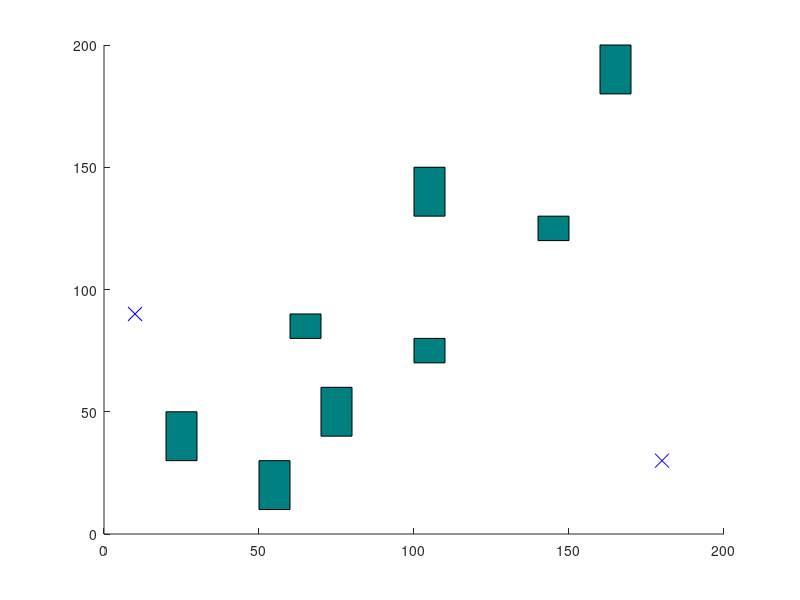

Here is the MATLAB script that generated this plot: (Note: this script raises an error after producing the figure.)
%Define Boundary for the global plan
Xminglobal=0;
Xmaxglobal=200;
Yminglobal=0;
Ymaxglobal=200;
statobs1=[20 30 10 20];
rectangle('Position',statobs1,'FaceColor',[0 .5 .5]);
hold on
axis([0 200 0 200])


statobs2=[50 10 10 20];
rectangle('Position',statobs2,'FaceColor',[0 .5 .5]);
hold on
axis([0 200 0 200])

statobs3=[70 40 10 20];
rectangle('Position',statobs3,'FaceColor',[0 .5 .5]);
hold on
axis([0 200 0 200])

statobs4=[60 80 10 10];
rectangle('Position',statobs4,'FaceColor',[0 .5 .5]);
hold on
axis([0 200 0 200])

statobs5=[160 180 10 20];
rectangle('Position',statobs5,'FaceColor',[0 .5 .5]);
hold on
axis([0 200 0 200])

statobs6=[100 130 10 20];
rectangle('Position',statobs6,'FaceColor',[0 .5 .5]);
hold on
axis([0 200 0 200])

statobs7=[100 70 10 10];
rectangle('Position',statobs7,'FaceColor',[0 .5 .5]);
hold on
axis([0 200 0 200])

statobs8=[140 120 10 10];
rectangle('Position',statobs8,'FaceColor',[0 .5 .5]);
hold on
axis([0 200 0 200])
START_X=10;
START_Y=90;
GOAL_X=180;
GOAL_Y=30;
k=plot(START_X,START_Y,'bx','MarkerSize',10);
set(k,'XData',START_X,'YData',START_Y);
u=plot(GOAL_X,GOAL_Y,'bx','MarkerSize',10);
set(u,'XData',GOAL_X,'YData',GOAL_Y);
grid_len=10;

MAP_IDX=1;

for i=0:grid_len:Xmaxglobal
    for j=0:grid_len:Ymaxglobal
       %{
        if i==0
            i=1
        end
        
        if j==0
            j=1
        end
        %}
        MAP(MAP_IDX, 1)=i;
        MAP(MAP_IDX, 2)=j;
        MAP(MAP_IDX, 3)=2;
        MAP_IDX=MAP_IDX+1;
    end
    %disp('yo in here');
end
MAP_IDX=MAP_IDX-1;

OPEN=[];
CLOSED=[];
CLOSED_IDX=1;
OPEN_IDX=1;

OBS_COORD_LIST=[];
OBS_IDX=1;
OBS_COORD_LIST(OBS_IDX, 1)=statobs1(1);OBS_COORD_LIST(OBS_IDX, 2)=statobs1(2);% 20,30
OBS_IDX=OBS_IDX+1;
OBS_COORD_LIST(OBS_IDX, 1)=statobs1(1)+statobs1(3);OBS_COORD_LIST(OBS_IDX, 2)=statobs1(2)+statobs1(4);% 30,50
OBS_IDX=OBS_IDX+1;
OBS_COORD_LIST(OBS_IDX, 1)=statobs1(1)+10;OBS_COORD_LIST(OBS_IDX, 2)=statobs1(2);% 30,30
OBS_IDX=OBS_IDX+1;
OBS_COORD_LIST(OBS_IDX, 1)=statobs1(1)+10;OBS_COORD_LIST(OBS_IDX, 2)=statobs1(2)+10;% 30,40
OBS_IDX=OBS_IDX+1;
OBS_COORD_LIST(OBS_IDX, 1)=statobs1(1);OBS_COORD_LIST(OBS_IDX, 2)=statobs1(2)+10;% 20,40
OBS_IDX=OBS_IDX+1;
OBS_COORD_LIST(OBS_IDX, 1)=statobs1(1);OBS_COORD_LIST(OBS_IDX, 2)=statobs1(2)+20;% 20,40
OBS_IDX=OBS_IDX+1;
%obstacle 2
OBS_COORD_LIST(OBS_IDX, 1)=statobs2(1);OBS_COORD_LIST(OBS_IDX, 2)=statobs2(2);% 20,30
OBS_IDX=OBS_IDX+1;
OBS_COORD_LIST(OBS_IDX, 1)=statobs2(1)+statobs2(3);OBS_COORD_LIST(OBS_IDX, 2)=statobs2(2)+statobs2(4);% 30,50
OBS_IDX=OBS_IDX+1;
OBS_COORD_LIST(OBS_IDX, 1)=statobs2(1)+10;OBS_COORD_LIST(OBS_IDX, 2)=statobs2(2);% 30,30
OBS_IDX=OBS_IDX+1;
OBS_COORD_LIST(OBS_IDX, 1)=statobs2(1)+10;OBS_COORD_LIST(OBS_IDX, 2)=statobs2(2)+10;% 30,40
OBS_IDX=OBS_IDX+1;
OBS_COORD_LIST(OBS_IDX, 1)=statobs2(1);OBS_COORD_LIST(OBS_IDX, 2)=statobs2(2)+10;% 20,40
OBS_IDX=OBS_IDX+1;
OBS_COORD_LIST(OBS_IDX, 1)=statobs2(1);OBS_COORD_LIST(OBS_IDX, 2)=statobs2(2)+20;% 20,40
OBS_IDX=OBS_IDX+1;
%obstacle 3
OBS_COORD_LIST(OBS_IDX, 1)=statobs3(1);OBS_COORD_LIST(OBS_IDX, 2)=statobs3(2);% 20,30
OBS_IDX=OBS_IDX+1;
OBS_COORD_LIST(OBS_IDX, 1)=statobs3(1)+statobs3(3);OBS_COORD_LIST(OBS_IDX, 2)=statobs3(2)+statobs3(4);% 30,50
OBS_IDX=OBS_IDX+1;
OBS_COORD_LIST(OBS_IDX, 1)=statobs3(1)+10;OBS_COORD_LIST(OBS_IDX, 2)=statobs3(2);% 30,30
OBS_IDX=OBS_IDX+1;
OBS_COORD_LIST(OBS_IDX, 1)=statobs3(1)+10;OBS_COORD_LIST(OBS_IDX, 2)=statobs3(2)+10;% 30,40
OBS_IDX=OBS_IDX+1;
OBS_COORD_LIST(OBS_IDX, 1)=statobs3(1);OBS_COORD_LIST(OBS_IDX, 2)=statobs3(2)+10;% 20,40
OBS_IDX=OBS_IDX+1;
OBS_COORD_LIST(OBS_IDX, 1)=statobs3(1);OBS_COORD_LIST(OBS_IDX, 2)=statobs3(2)+20;% 20,40
OBS_IDX=OBS_IDX+1;
%obstacle 4
OBS_COORD_LIST(OBS_IDX, 1)=statobs4(1);OBS_COORD_LIST(OBS_IDX, 2)=statobs4(2);% 20,30
OBS_IDX=OBS_IDX+1;
OBS_COORD_LIST(OBS_IDX, 1)=statobs4(1)+statobs4(3);OBS_COORD_LIST(OBS_IDX, 2)=statobs4(2)+statobs4(4);% 30,50
OBS_IDX=OBS_IDX+1;
OBS_COORD_LIST(OBS_IDX, 1)=statobs4(1)+10;OBS_COORD_LIST(OBS_IDX, 2)=statobs4(2);% 30,30
OBS_IDX=OBS_IDX+1;
OBS_COORD_LIST(OBS_IDX, 1)=statobs4(1)+10;OBS_COORD_LIST(OBS_IDX, 2)=statobs4(2)+10;% 30,40
OBS_IDX=OBS_IDX+1;
OBS_COORD_LIST(OBS_IDX, 1)=statobs4(1);OBS_COORD_LIST(OBS_IDX, 2)=statobs4(2)+10;% 20,40
OBS_IDX=OBS_IDX+1;
OBS_COORD_LIST(OBS_IDX, 1)=statobs4(1);OBS_COORD_LIST(OBS_IDX, 2)=statobs4(2)+10;% 20,40
OBS_IDX=OBS_IDX+1;
%obstacle 5
OBS_COORD_LIST(OBS_IDX, 1)=statobs5(1);OBS_COORD_LIST(OBS_IDX, 2)=statobs5(2);% 20,30
OBS_IDX=OBS_IDX+1;
OBS_COORD_LIST(OBS_IDX, 1)=statobs5(1)+statobs5(3);OBS_COORD_LIST(OBS_IDX, 2)=statobs5(2)+statobs5(4);% 30,50
OBS_IDX=OBS_IDX+1;
OBS_COORD_LIST(OBS_IDX, 1)=statobs5(1)+10;OBS_COORD_LIST(OBS_IDX, 2)=statobs5(2);% 30,30
OBS_IDX=OBS_IDX+1;
OBS_COORD_LIST(OBS_IDX, 1)=statobs5(1)+10;OBS_COORD_LIST(OBS_IDX, 2)=statobs5(2)+10;% 30,40
OBS_IDX=OBS_IDX+1;
OBS_COORD_LIST(OBS_IDX, 1)=statobs5(1);OBS_COORD_LIST(OBS_IDX, 2)=statobs5(2)+10;% 20,40
OBS_IDX=OBS_IDX+1;
OBS_COORD_LIST(OBS_IDX, 1)=statobs5(1);OBS_COORD_LIST(OBS_IDX, 2)=statobs5(2)+20;% 20,40
OBS_IDX=OBS_IDX+1;
%obstacle 6
OBS_COORD_LIST(OBS_IDX, 1)=statobs6(1);OBS_COORD_LIST(OBS_IDX, 2)=statobs6(2);% 20,30
OBS_IDX=OBS_IDX+1;
OBS_COORD_LIST(OBS_IDX, 1)=statobs6(1)+statobs6(3);OBS_COORD_LIST(OBS_IDX, 2)=statobs6(2)+statobs6(4);% 30,50
OBS_IDX=OBS_IDX+1;
OBS_COORD_LIST(OBS_IDX, 1)=statobs6(1)+10;OBS_COORD_LIST(OBS_IDX, 2)=statobs6(2);% 30,30
OBS_IDX=OBS_IDX+1;
OBS_COORD_LIST(OBS_IDX, 1)=statobs6(1)+10;OBS_COORD_LIST(OBS_IDX, 2)=statobs6(2)+10;% 30,40
OBS_IDX=OBS_IDX+1;
OBS_COORD_LIST(OBS_IDX, 1)=statobs6(1);OBS_COORD_LIST(OBS_IDX, 2)=statobs6(2)+10;% 20,40
OBS_IDX=OBS_IDX+1;
OBS_COORD_LIST(OBS_IDX, 1)=statobs6(1);OBS_COORD_LIST(OBS_IDX, 2)=statobs6(2)+20;% 20,40
OBS_IDX=OBS_IDX+1;
%obstacle 7
OBS_COORD_LIST(OBS_IDX, 1)=statobs7(1);OBS_COORD_LIST(OBS_IDX, 2)=statobs7(2);% 20,30
OBS_IDX=OBS_IDX+1;
OBS_COORD_LIST(OBS_IDX, 1)=statobs7(1)+statobs7(3);OBS_COORD_LIST(OBS_IDX, 2)=statobs7(2)+statobs7(4);% 30,50
OBS_IDX=OBS_IDX+1;
OBS_COORD_LIST(OBS_IDX, 1)=statobs7(1)+10;OBS_COORD_LIST(OBS_IDX, 2)=statobs7(2);% 30,30
OBS_IDX=OBS_IDX+1;
OBS_COORD_LIST(OBS_IDX, 1)=statobs7(1)+10;OBS_COORD_LIST(OBS_IDX, 2)=statobs7(2)+10;% 30,40
OBS_IDX=OBS_IDX+1;
OBS_COORD_LIST(OBS_IDX, 1)=statobs7(1);OBS_COORD_LIST(OBS_IDX, 2)=statobs7(2)+10;% 20,40
OBS_IDX=OBS_IDX+1;
OBS_COORD_LIST(OBS_IDX, 1)=statobs7(1);OBS_COORD_LIST(OBS_IDX, 2)=statobs7(2)+10;% 20,40
%obstacle 8
OBS_COORD_LIST(OBS_IDX, 1)=statobs8(1);OBS_COORD_LIST(OBS_IDX, 2)=statobs8(2);% 20,30
OBS_IDX=OBS_IDX+1;
OBS_COORD_LIST(OBS_IDX, 1)=statobs8(1)+statobs8(3);OBS_COORD_LIST(OBS_IDX, 2)=statobs8(2)+statobs8(4);% 30,50
OBS_IDX=OBS_IDX+1;
OBS_COORD_LIST(OBS_IDX, 1)=statobs8(1)+10;OBS_COORD_LIST(OBS_IDX, 2)=statobs8(2);% 30,30
OBS_IDX=OBS_IDX+1;
OBS_COORD_LIST(OBS_IDX, 1)=statobs8(1)+10;OBS_COORD_LIST(OBS_IDX, 2)=statobs8(2)+10;% 30,40
OBS_IDX=OBS_IDX+1;
OBS_COORD_LIST(OBS_IDX, 1)=statobs8(1);OBS_COORD_LIST(OBS_IDX, 2)=statobs8(2)+10;% 20,40
OBS_IDX=OBS_IDX+1;
OBS_COORD_LIST(OBS_IDX, 1)=statobs8(1);OBS_COORD_LIST(OBS_IDX, 2)=statobs8(2)+10;% 20,40



Optimal_path=a_star(OPEN, CLOSED, OPEN_IDX, CLOSED_IDX, OBS_COORD_LIST, OBS_IDX, MAP, MAP_IDX, START_X, START_Y, GOAL_X, GOAL_Y, Xminglobal, Xmaxglobal, Yminglobal, Ymaxglobal);

Optimal_path=flipud(Optimal_path);
path=[];

%state lattice primitive decision
curr_heading=0;
TurnRadius = 2;   
PathStep = -1;   
t1=0;
t2=5;
v1=4;
v2=4;
Optimal_path(1,3)=0;
Optimal_path(1,4)=0;
manu='x';

%dynamic obs path
obsx0=130;
obsy0=120;
obsvx0= 0;
obsvy0=-90/60;
dt=0.1;
DYN_IDX=1;

for tobs=0:dt:70
    obsx0=obsx0 + obsvx0*dt;
    obsy0=obsy0 + obsvy0*dt;
    %disp(obsy0);
    
    dyn_obs_path(DYN_IDX,1)= obsx0;
    dyn_obs_path(DYN_IDX,2)= obsy0;
    dyn_obs_path(DYN_IDX,3)= tobs;
    
    DYN_IDX=DYN_IDX+1;
    
    
end

for OPT_IDX=1:size(Optimal_path,1)-1
    
    Optimal_path(OPT_IDX,4)=t1;

        disp(OPT_IDX);
disp('!!!!!!!!!!!!!!!');
if OPT_IDX<size(Optimal_path,1)-1

[manu, next_manu]=find_direction(Optimal_path(OPT_IDX,1),Optimal_path(OPT_IDX,2),Optimal_path(OPT_IDX+1,1),Optimal_path(OPT_IDX+1,2),Optimal_path(OPT_IDX+2,1),Optimal_path(OPT_IDX+2,2)); 
disp(manu);
disp(next_manu);
disp('------------------');
next_heading=find_heading(manu,next_manu);
Optimal_path(OPT_IDX+1,3)=next_heading;
%path=dubins_curve([Optimal_path(OPT_IDX,1) Optimal_path(OPT_IDX,2) Optimal_path(OPT_IDX,3)]  ,[Optimal_path(OPT_IDX+1,1) Optimal_path(OPT_IDX+1,2) Optimal_path(OPT_IDX+1,3)], TurnRadius, PathStep);
temp_path=non_holo_path(Optimal_path(OPT_IDX,1), Optimal_path(OPT_IDX,2), Optimal_path(OPT_IDX,3), Optimal_path(OPT_IDX+1,1), Optimal_path(OPT_IDX+1,2), Optimal_path(OPT_IDX+1,3),v1,v2,t1,t2);

else
    Optimal_path(OPT_IDX+1,3)=curr_heading;
    %path=dubins_curve([Optimal_path(OPT_IDX,1) Optimal_path(OPT_IDX,2) Optimal_path(OPT_IDX,3)]  ,[Optimal_path(OPT_IDX+1,1) Optimal_path(OPT_IDX+1,2) Optimal_path(OPT_IDX+1,3)], TurnRadius, PathStep);
    temp_path=non_holo_path(Optimal_path(OPT_IDX,1), Optimal_path(OPT_IDX,2), Optimal_path(OPT_IDX,3), Optimal_path(OPT_IDX+1,1), Optimal_path(OPT_IDX+1,2), Optimal_path(OPT_IDX+1,3),v1,v2,t1,t2);

end
    path=[path; temp_path];
     
    curr_heading=next_heading;
    t1=t2;
    t2=t2+5;
    
end
OPT_IDX=OPT_IDX+1;
Optimal_path(OPT_IDX,4)=t1+5;

    

collision_avoided=false;

%for OPT_IDX=1:size(Optimal_path,1)-1


j=size(path,1);
k=size(dyn_obs_path,1);
 %Plot the Optimal Path!
 p=plot(path(1,1),path(1,2),'bo','MarkerSize',10);
 dy=plot(dyn_obs_path(1,1),dyn_obs_path(1,2),'mh','MarkerSize',10);
 %j=j+1;
 g=max(j,k);
 for i=1:1:g
  %pause(.00001);
  j=size(path,1);
  g=max(j,k);
  
  if (i<=j)
     i
  set(p,'XData',path(i,1),'YData',path(i,2));
  plot(path(:,1),path(:,2));
  
  %disp(round(path(i,1)));
  %disp(round(path(i,2)));
  end
  
  if(i<=k)
  set(dy,'XData',dyn_obs_path(i,1),'YData',dyn_obs_path(i,2));
  %plot(dyn_obs_path(:,1),dyn_obs_path(:,2));
  end
  
  local_rect=[path(i,1)-30 path(i,1)-30 path(i,1)+30 path(i,1)+30 path(i,1)-30; path(i,2)-30 path(i,2)+30 path(i,2)+30 path(i,2)-30 path(i,2)-30];
  a=line(local_rect(1,:),local_rect(2,:));
  drawnow;
  
  is_present_dyn_obs= check_for_dyn_obs(path(i,1)-30,path(i,1)+30,path(i,2)-30,path(i,2)+30,dyn_obs_path(i,1),dyn_obs_path(i,2));
  
  
  if (is_present_dyn_obs==true && collision_avoided==false)
     idx=i;
     [dyn_coll_x1,dyn_coll_x2,dyn_coll_y1,dyn_coll_y2,coll_time] =  dyn_coll_detection(path, dyn_obs_path, idx);
     dyn_obs = [dyn_coll_x1,dyn_coll_x2,dyn_coll_y1,dyn_coll_y2, coll_time];
     disp('Initial Dynamic collision detection done');
     dyn_obs_x=[dyn_coll_x1 dyn_coll_x2 dyn_coll_x2 dyn_coll_x1 dyn_coll_x1];
     dyn_obs_y=[dyn_coll_y1 dyn_coll_y1 dyn_coll_y2 dyn_coll_y2 dyn_coll_y1];
     pseudo_obs= line(dyn_obs_x,dyn_obs_y,'Color','r');
     
     % 1st strategy to avoid collision- check if stopping and proceeding avoids the collision
     
     
     
     for OPT_IDX=1:1:size(Optimal_path)-1
         if ((Optimal_path(OPT_IDX,1)==dyn_obs(1) && Optimal_path(OPT_IDX,2)==dyn_obs(3))|| (Optimal_path(OPT_IDX,1)==dyn_obs(2) && Optimal_path(OPT_IDX,2)==dyn_obs(3)) || (Optimal_path(OPT_IDX,1)==dyn_obs(2) && Optimal_path(OPT_IDX,2)==dyn_obs(4)) || (Optimal_path(OPT_IDX,1)==dyn_obs(1) && Optimal_path(OPT_IDX,2)==dyn_obs(4)))
             stop_point_x=Optimal_path(OPT_IDX,1);
             stop_point_y=Optimal_path(OPT_IDX,2);
             stop_point_IDX= OPT_IDX;
             stop_time=Optimal_path(OPT_IDX,4);
             time_to_stop=coll_time-stop_time;
             break
         end
     end
     disp('Stop point calculated');
         
     
    new_path= check_stop_avoidance(path, stop_time, time_to_stop,idx);
    disp('New path after stopping is found');
    [new_coll_x1,new_coll_x2,new_coll_y1,new_coll_y2,coll_time] =  dyn_coll_detection(new_path, dyn_obs_path, idx);
    disp('Final Dynamic collision detection done');
    disp('coll_time is : ');
    disp(coll_time);
    if coll_time==inf
        collision_avoided=true;
        path=new_path;
    
    end
     
   % start code to replan
     
    if collision_avoided==false  
     
       
     %adding obstacle coordinates to closed list fr A*
     OBS_IDX=OBS_IDX+1;
     OBS_COORD_LIST(OBS_IDX, 1)=dyn_obs(1);OBS_COORD_LIST(OBS_IDX, 2)=dyn_obs(3);
     OBS_IDX=OBS_IDX+1;
     OBS_COORD_LIST(OBS_IDX, 1)=dyn_obs(2);OBS_COORD_LIST(OBS_IDX, 2)=dyn_obs(3);
     OBS_IDX=OBS_IDX+1;
     OBS_COORD_LIST(OBS_IDX, 1)=dyn_obs(2);OBS_COORD_LIST(OBS_IDX, 2)=dyn_obs(4);
     OBS_IDX=OBS_IDX+1;
     OBS_COORD_LIST(OBS_IDX, 1)=dyn_obs(1);OBS_COORD_LIST(OBS_IDX, 2)=dyn_obs(4);
     
     for OPT_IDX=1:1:size(Optimal_path)-1
         if(path(i,4)>=Optimal_path(OPT_IDX,4) && path(i,4)<=Optimal_path(OPT_IDX+1,4))
             replanning_start_x=Optimal_path(OPT_IDX+1,1);
             replanning_start_y=Optimal_path(OPT_IDX+1,2);
             replanning_start_time=Optimal_path(OPT_IDX+1,4);
             replanning_start_IDX=OPT_IDX+1;
             break
         end
                 
     end
     new_path_1=[];
     new_path_2=[];
     new_path_3=[];
     new_path=[];
     
     
         
     
     replanning_stop_x=Optimal_path(stop_point_IDX+3, 1);
     replanning_stop_y=Optimal_path(stop_point_IDX+3, 2);
     replanning_stop_tme=Optimal_path(stop_point_IDX+3, 4);
     
     for path_IDX=1:1:size(path)-1
         if path(path_IDX,4)<replanning_start_time
             new_path_1=[new_path_1;path(path_IDX,:)];
             
         else if path(path_IDX,4)>replanning_stop_time
             new_path_3=[new_path_3;path(path_IDX,:)];
             end
         end
     end
     
             
             
     replanned_path=a_star(OPEN, CLOSED, OPEN_IDX, CLOSED_IDX, OBS_COORD_LIST, OBS_IDX, MAP, MAP_IDX, replanning_start_x, replanning_start_y, replanning_stop_x, replanning_stop_y, Xminglobal, Xmaxglobal, Yminglobal, Ymaxglobal);
     replanned_path=flipud(replanned_path);
     
     curr_heading=Optimal_path(replanning_start_IDX,3);
    deltaT=(Optimal_path(stop_point_IDX+3,4)-Optimal_path(replanning_start_IDX,4))/(size(replanned_path)-1);
    t1=Optimal_path(replanning_start_IDX,4);
    t2=t1+deltaT;
    v1=4;
    v2=4;
    replanned_path(1,3)=curr_heading;
    replanned_path(1,4)=t1;
    manu='x';
     
     for replanning_IDX=1:size(replanned_path,1)-1
    
            replanned_path(replanning_IDX,4)=t1;

                disp(replanning_IDX);
        disp('@@@@@@@@@@@@@@@@@@@@@@@@');
        if replanning_IDX<size(replanned_path,1)-1

        [manu, next_manu]=find_direction(replanned_path(replanning_IDX,1),replanned_path(replanning_IDX,2),replanned_path(replanning_IDX+1,1),replanned_path(replanning_IDX+1,2),replanned_path(replanning_IDX+2,1),replanned_path(replanning_IDX+2,2)); 
        disp(manu);
        disp(next_manu);
        disp('------------------');
        next_heading=find_heading(manu,next_manu);
        replanned_path(replanning_IDX+1,3)=next_heading;
        %path=dubins_curve([Optimal_path(OPT_IDX,1) Optimal_path(OPT_IDX,2) Optimal_path(OPT_IDX,3)]  ,[Optimal_path(OPT_IDX+1,1) Optimal_path(OPT_IDX+1,2) Optimal_path(OPT_IDX+1,3)], TurnRadius, PathStep);
        temp_path=non_holo_path(replanned_path(replanning_IDX,1), replanned_path(replanning_IDX,2), replanned_path(replanning_IDX,3), replanned_path(replanning_IDX+1,1), replanned_path(replanning_IDX+1,2), replanned_path(replanning_IDX+1,3),v1,v2,t1,t2);

        else
            replanned_path(replanning_IDX+1,3)=Optimal_path(stop_point_IDX+3, 3);
            %path=dubins_curve([Optimal_path(OPT_IDX,1) Optimal_path(OPT_IDX,2) Optimal_path(OPT_IDX,3)]  ,[Optimal_path(OPT_IDX+1,1) Optimal_path(OPT_IDX+1,2) Optimal_path(OPT_IDX+1,3)], TurnRadius, PathStep);
            temp_path=non_holo_path(replanned_path(replanning_IDX,1), replanned_path(replanning_IDX,2), replanned_path(replanning_IDX,3), replanned_path(replanning_IDX+1,1), replanned_path(replanning_IDX+1,2), replanned_path(replanning_IDX+1,3),v1,v2,t1,t2);

        end
            new_path_2=[new_path_2; temp_path];

            curr_heading=next_heading;
            t1=t2;
            t2=t2+deltaT;

     end
    replanning_IDX=replanning_IDX+1;
    replanned_path(replanning_IDX,4)=t1+deltaT;

        
        
     new_path= [new_path_1;new_path_2;new_path_3];
     
    [new_coll_x1,new_coll_x2,new_coll_y1,new_coll_y2,coll_time] =  dyn_coll_detection(new_path, dyn_obs_path, idx);
    disp('Dynamic collision detection after replanning done');
    disp('coll_time is : ');
    disp(coll_time);
    if coll_time==inf
        collision_avoided=true;
        path=new_path;
    
    end
     
     
    end
     if path(i,4)>stop_time+time_to_stop
      delete (pseudo_obs);
  end
 
      
  end
  
  
  
  
 axis([0 200 0 200])
 delete(a);
 end
 


%end